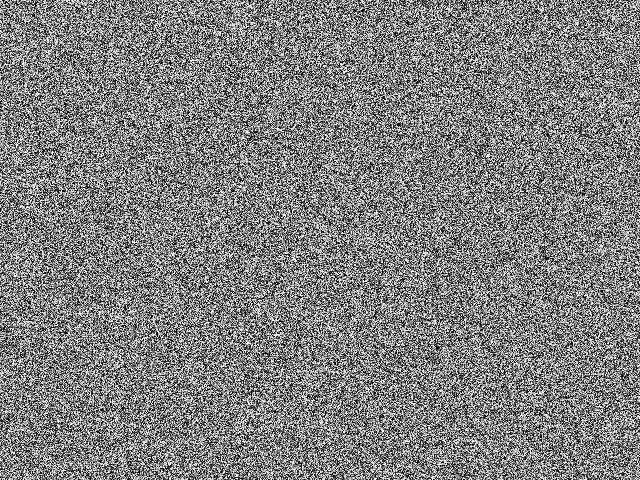
//> input picture test.png, 640 x 480 px
$ ./edge ../test.png   (built with g++ and OpenCV 4)
//> lines starting //> are read from the running program, lines starting //| are printed output that depends on the picture
//> further down, image is the input picture: 480 rows x 640 cols, CV_8UC3; min 0, max 255, mean 127.6
#include "opencv2/core/utility.hpp"
#include "opencv2/imgproc.hpp"
#include "opencv2/imgcodecs.hpp"
#include "opencv2/highgui.hpp"
#include <stdio.h>
using namespace cv;
using namespace std;
int edgeThresh = 1;
int edgeThreshScharr = 1;
Mat image, gray, blurImage, edge1, edge2, cedge;
const char* window_name1 = "Edge map : Canny default (Sobel gradient)";
const char* window_name2 = "Edge map : Canny with custom gradient (Scharr)";
// define a trackbar callback
static void
onTrackbar(int, void*) {
  blur(gray, blurImage, Size(3, 3));
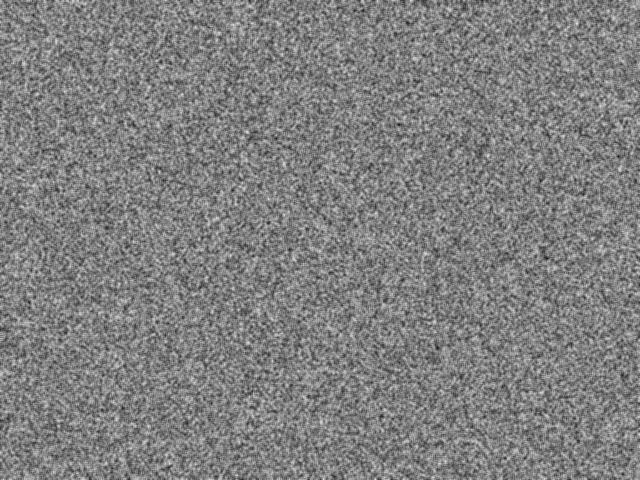
//> blurImage: 480 rows x 640 cols, CV_8UC1; min 22, max 233, mean 127.6
  // Run the edge detector on grayscale
  Canny(blurImage, edge1, edgeThresh, edgeThresh * 3, 3);
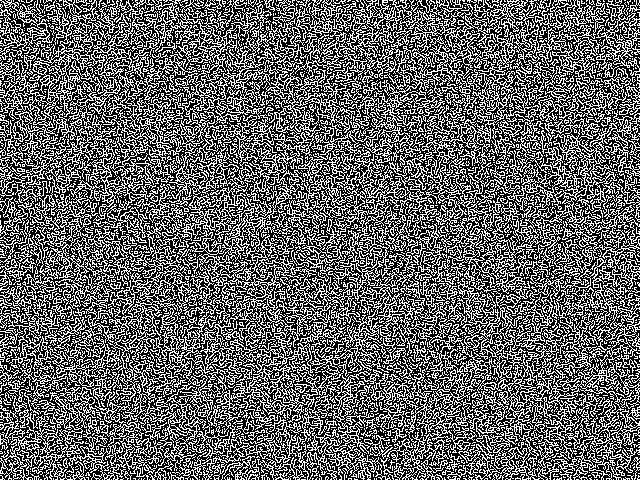
//> edge1: 480 rows x 640 cols, CV_8UC1; 39.4% white in thin lines or dots
  cedge = Scalar::all(0);
  image.copyTo(cedge, edge1);
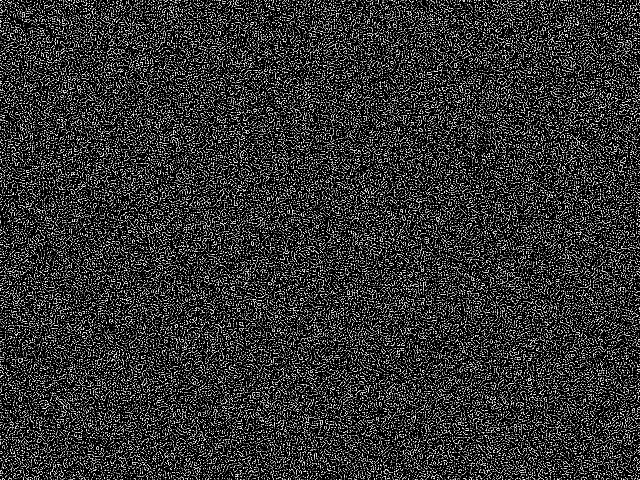
//> cedge: 480 rows x 640 cols, CV_8UC3; min 0, max 255, mean 50.2
  imshow(window_name1, cedge);
  Mat dx, dy;
  Scharr(blurImage, dx, CV_16S, 1, 0);
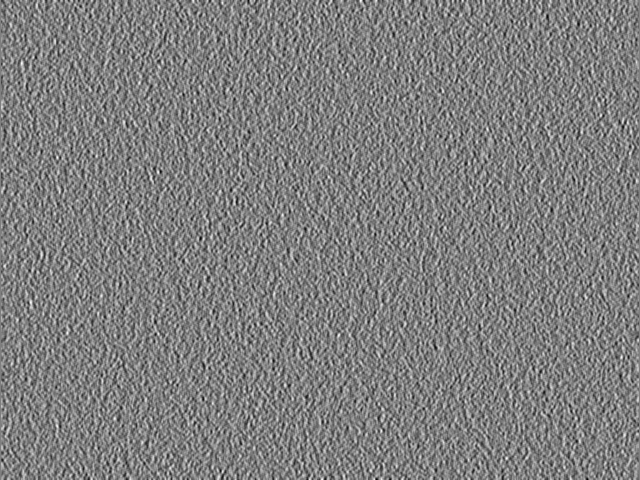
//> dx: 480 rows x 640 cols, CV_16SC1; min -1696, max 1702, mean 0.2; drawn with min black and max white
  Scharr(blurImage, dy, CV_16S, 0, 1);
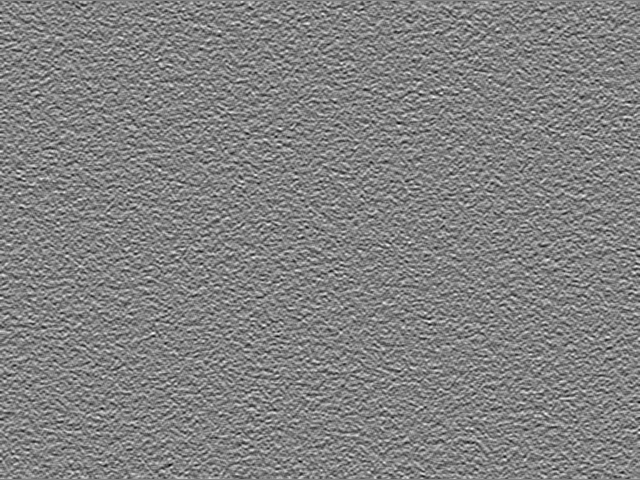
//> dy: 480 rows x 640 cols, CV_16SC1; min -1810, max 1736, mean 0.3; drawn with min black and max white
  Canny(dx, dy, edge2, edgeThreshScharr, edgeThreshScharr * 3);
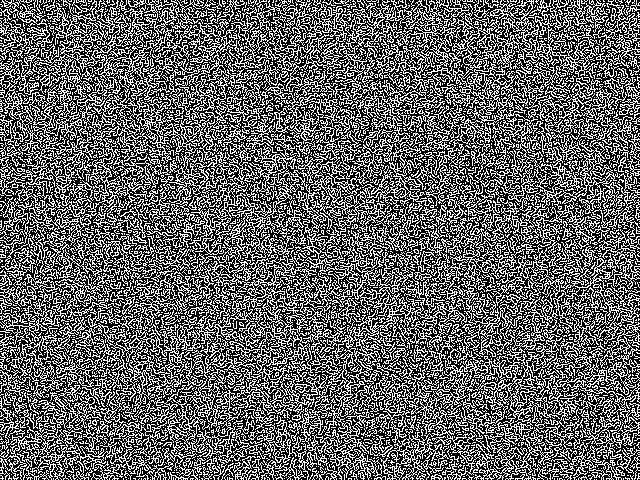
//> edge2: 480 rows x 640 cols, CV_8UC1; 39.2% white in thin lines or dots
  cedge = Scalar::all(0);
  image.copyTo(cedge, edge2);
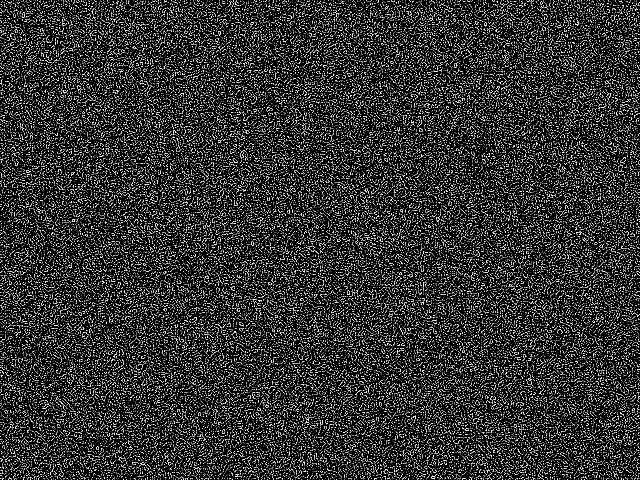
//> cedge: 480 rows x 640 cols, CV_8UC3; min 0, max 255, mean 49.9
  imshow(window_name2, cedge);
}
static void
help() {
  printf("\nThis sample demonstrates Canny edge detection\n"
         "Call:\n"
         "    /.edge [image_name -- Default is fruits.jpg]\n\n");
}
const char* keys = {"{help h||}{@image |fruits.jpg|input image name}"};
int
main(int argc, const char** argv) {
  help();
  CommandLineParser parser(argc, argv, keys);
  string filename = parser.get<string>(0);
  image = imread(filename, IMREAD_COLOR);
  if(image.empty()) {
    printf("Cannot read image file: %s\n", filename.c_str());
    help();
    return -1;
  }
  cedge.create(image.size(), image.type());
  cvtColor(image, gray, COLOR_BGR2GRAY);
  // Create a window
  namedWindow(window_name1, 1);
  namedWindow(window_name2, 1);
  // create a toolbar
  createTrackbar("Canny threshold default", window_name1, &edgeThresh, 100, onTrackbar);
  createTrackbar("Canny threshold Scharr", window_name2, &edgeThreshScharr, 400, onTrackbar);
  // Show the image
  onTrackbar(0, 0);
  // Wait for a key stroke; the same function arranges events processing
  waitKey(0);
  return 0;
}
